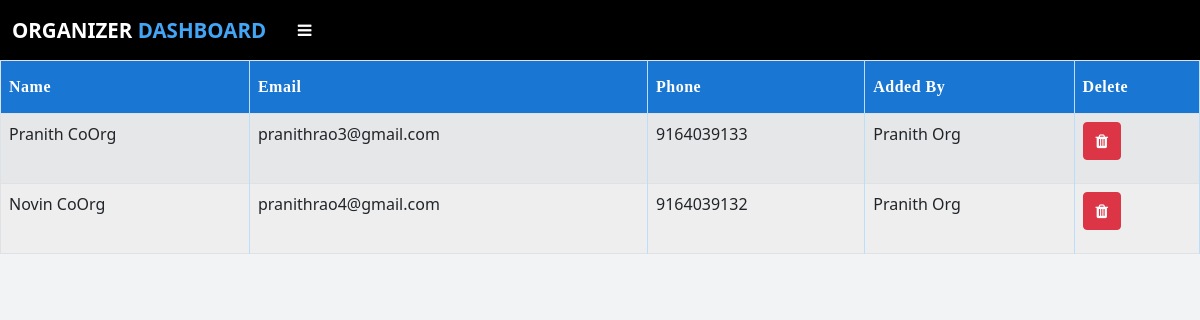
Page /view_coOrganizer (signed in) on the committed database.
### app.py (models this page shows, shortened)
class Coorganizer(db.Model):
    id = db.Column(db.Integer,primary_key=True)
    name = db.Column(db.String(50),nullable=False)
    email = db.Column(db.String(100),nullable=False,unique=True)
    phone = db.Column(db.String(11), nullable=False, unique=True)
    password = db.Column(db.String(255),nullable=False)
    organizer = db.Column(db.String(50),nullable=False)
    coorg_id=db.relationship('Event',cascade="all,delete",backref='owner1')
    jcoorg_id=db.relationship('Judge',cascade="all,delete",backref='owner1j')

### app.py (the view)
@app.route("/view_coOrganizer")
def view_coOrganizer():
    if 'organizer' in session:
        coorgs = Coorganizer.query.all()
        return render_template('view_coOrganizer.html',data=coorgs)
    else:
        flash("Session Expired","error")
        return redirect(url_for('organizer_log'))

### templates/view_coOrganizer.html (shortened to what this page needs)
{% extends "organizer_layout.html" %}
{% block head %} {{ super() }}
{% endblock %}
{% block content %} {% if data %}
<div class="table-responsive">
  <table class="table table-striped table-bordered">
    <thead class="thead-dark">
      <tr>
        <th scope="col">Name</th>
        <th scope="col">Email</th>
        <th scope="col">Phone</th>
        <th scope="col">Added By</th>
        <th scope="col">Delete</th>
      </tr>
    </thead>
    <tbody>
      {% for i in data %}
      <tr>
        <td>{{i.name}}</td>
        <td>{{i.email}}</td>
        <td>{{i.phone}}</td>
        <td>{{i.organizer}}</td>
        <td>
          <a onclick="delCoOrganizer('{{ i.id }}')"
            ><button class="btn btn-danger" type="submit" name="del">
              <i class="fa fa-trash"></i></button
          ></a>
        </td>
      </tr>
      {% endfor %}{% else %}
      <h2 class="text-center mt-5 fw-bold text-uppercase">
        No Co-Organizer Added
      </h2>
      {% endif %}
    </tbody>
  </table>
</div>
{% endblock %}

### templates/view_coOrganizer.html (style rules this page uses)
table { font-family: "Roboto" sans-serif; border-collapse: collapse; width: 100%; }
table tr:nth-child(even) { background-color: #eeeeee; }
.table th { padding-top: 14px; padding-bottom: 14px; text-align: left; background-color: #1976d2; color: white; letter-spacing: 0.5px; user-select: none; border-right: 0.5px solid #bbdefb; font-family: Bahnschrift SemiBold; }
table td { border-right: 0.5px solid #bbdefb; height: 70px; }
table td, table th { border-bottom: 0.5px solid #bbdefb; }

### templates/organizer_layout.html (style rules this page uses)
body { font-family: "Roboto" sans-serif; background-color: #f2f3f4; }
* { margin: 0; padding: 0; text-decoration: none; list-style: none; }

### rows in the picture
Coorganizer: name "Pranith CoOrg", email "pranithrao3@gmail.com", phone "9164039133", organizer "Pranith Org"
Coorganizer: name "Novin CoOrg", email "pranithrao4@gmail.com", phone "9164039132", organizer "Pranith Org"
